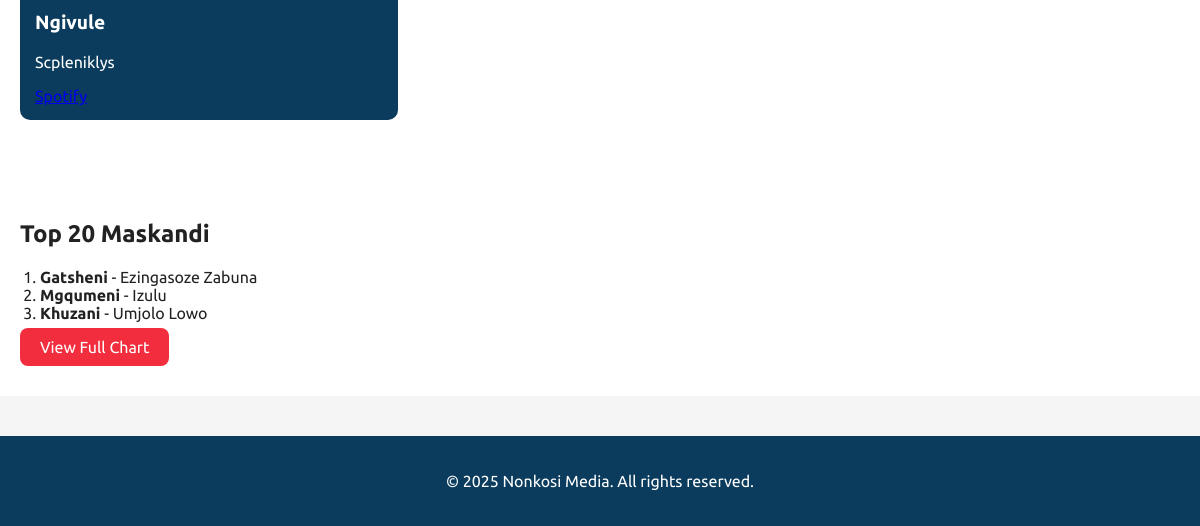
Before: / (lower part) with the older database file.
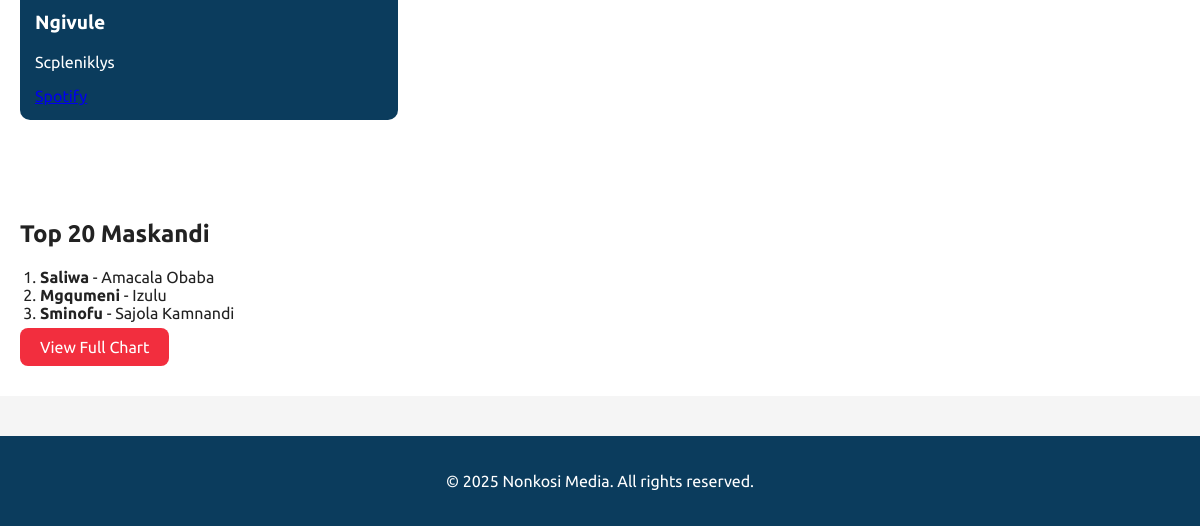
After: the same page with the newer database file.
### app.py (models this page shows)
class Song(db.Model):
    id = db.Column(db.Integer, primary_key=True)
    title = db.Column(db.String(100), nullable=False)
    genre = db.Column(db.String(50), nullable=False)
    album = db.Column(db.String(100))  # New field - can be null for singles
    release_date = db.Column(db.DateTime, nullable=False, default=datetime.utcnow)
    cover_image = db.Column(db.String(20), nullable=False)
    spotify_link = db.Column(db.String(200))
    youtube_link = db.Column(db.String(200))
    artist_id = db.Column(db.Integer, db.ForeignKey('artist.id'), nullable=False)
    chart_position = db.Column(db.Integer)

class Artist(db.Model):
    id = db.Column(db.Integer, primary_key=True)
    name = db.Column(db.String(100), nullable=False)
    bio = db.Column(db.Text, nullable=False)
    image = db.Column(db.String(20), nullable=False, default='artist_default.jpg')
    social_media = db.Column(db.JSON)
    songs = db.relationship('Song', backref='artist', lazy=True)
    gigs = db.relationship('Gig', backref='artist', lazy=True)

### app.py (the view)
@app.route('/')
def home():
    top_3 = Song.query.filter(Song.chart_position != None)\
                     .order_by(Song.chart_position)\
                     .limit(3)\
                     .all()
    return render_template('index.html', top_3=top_3)

### app.py (called while the page is built)
@app.context_processor
def inject_datetime():
    return {'datetime': datetime}

### templates/index.html (shortened to what this page needs)
<!DOCTYPE html>
<html lang="en">
<head>
</head>
<body>
<section class="releases">
  <div class="container">
    <div class="release-grid">
      <div class="release-card">
        <h3>Ngivule</h3>
        <p>Scpleniklys</p>
        <a href="www.youtube.com">Spotify</a>
      </div>
    </div>
  </div>
</section>
<section class="charts">
  <div class="container">
    <h2>Top 20 Maskandi</h2>
    <ol class="chart-list">
      {% for song in top_3 %}
      <li><strong>{{ song.artist.name }}</strong> - {{ song.title }}</li>
      {% endfor %}
    </ol>
    <a href="/charts" class="btn">View Full Chart</a>
  </div>
</section>
<footer class="site-footer">
  <div class="container">
  <p>
    <a href="/login" style="color: inherit; text-decoration: none;">
      © 2025 Nonkosi Media. All rights reserved.
    </a>
  </p>
</div>
</footer>
</body>
</html>

Changed rows visible on the page:
removed Song: artist.name "Gatsheni", title "Ezingasoze Zabuna"
no longer on this page (row edited): Song: artist.name "Khuzani", title "Umjolo Lowo"
now on this page (row edited): Song: artist.name "Saliwa", title "Amacala Obaba"
now on this page (row edited): Song: artist.name "Sminofu", title "Sajola Kamnandi"
